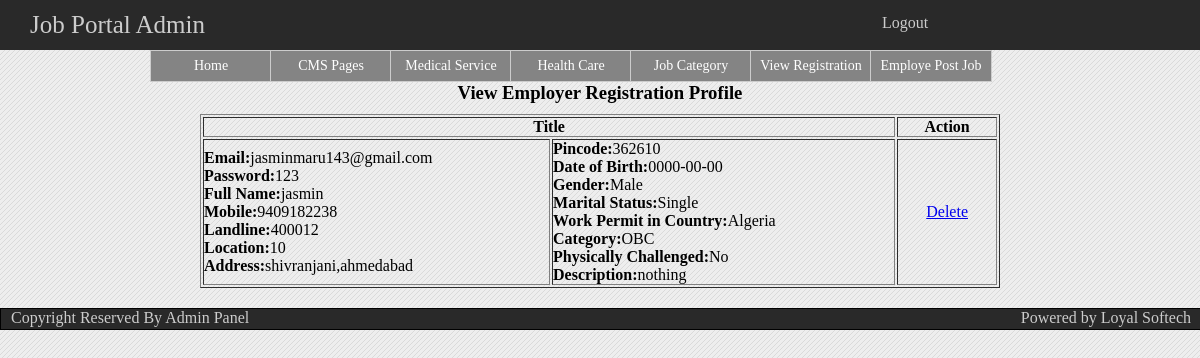
The app's page /admin/view_job_seeker_registration.php with its own data.
### tables this page shows
CREATE TABLE IF NOT EXISTS `user` (
  `uid` int(10) NOT NULL AUTO_INCREMENT,
  `email` varchar(255) NOT NULL,
  `password` varchar(255) NOT NULL,
  `full_name` varchar(255) NOT NULL,
  `mobile` varchar(255) NOT NULL,
  `landline` varchar(255) NOT NULL,
  `country` varchar(255) NOT NULL,
  `location` varchar(255) NOT NULL,
  `address` varchar(255) NOT NULL,
  `pincode` int(11) NOT NULL,
  `date_of_birth` date NOT NULL,
  `gender` varchar(255) NOT NULL,
  `marital_status` varchar(255) NOT NULL,
  `physically_challenged` varchar(255) NOT NULL DEFAULT '0',
  `category` varchar(255) NOT NULL,
  `description` varchar(255) NOT NULL,
  PRIMARY KEY (`uid`)
);

CREATE TABLE IF NOT EXISTS `country` (
  `country_id` int(11) NOT NULL AUTO_INCREMENT,
  `country_name` varchar(100) NOT NULL,
  PRIMARY KEY (`country_id`)
);

### admin/view_job_seeker_registration.php (called while the page is built, shortened)
<?php
include(MODEL.'registration_Class.php');
include(MODEL.'country_Class.php');
	$objjob_seeker_registration = new registration();
	$viewdata = $objjob_seeker_registration->select_job_seeker_profile();
	$objcountry = new Country();
include(ADVIEW .'view_job_seeker_registration.php');
?>

### admin/model/registration_Class.php (called while the page is built, shortened)
<?php
class registration{
	public function select_job_seeker_profile(){
		$query = "SELECT * FROM `user`";
		$result = mysql_query($query);
		if($result){
			return $result;
		}else{
			die('can not select'.mysql_error());
		}
	}
}
?>

### admin/view/view_job_seeker_registration.php (the view, shortened to what this page needs)
<!DOCTYPE html PUBLIC "-//W3C//DTD XHTML 1.0 Transitional//EN" "http://www.w3.org/TR/xhtml1/DTD/xhtml1-transitional.dtd">
<html xmlns="http://www.w3.org/1999/xhtml" xml:lang="en">
<head>
    <link rel="stylesheet" type="text/css" href="style/adminstyle.css"/>
</head>
    <body>
    	<?php include(ADDTEMPLATE.'admin_header.php');?>
		<?php include(ADDTEMPLATE.'admin_menu.php');?>
			<div class="login_container">
				<center>
					<form name="category" method="post">
						<center><h3><b>View Employer Registration Profile</b></h3></center>
						<table align="center" border="1" style="margin-top: 10px; width: 800px;">
							<tr>
								<th colspan="2">Title</th>
								<th>Action</th>
							</tr>
							<?php while($row = mysql_fetch_array($viewdata)){?>
							<tr>
								<td width="350px;">
									<ul>
										<li><b>Email:</b><?php echo $row['email'];?></li>
										<li><b>Password:</b><?php echo $row['password'];?></li>
										<li><b>Full Name:</b><?php echo $row['full_name'];?></li>
										<li><b>Mobile:</b><?php echo $row['mobile'];?></li>
										<li><b>Landline:</b><?php echo $row['landline'];?></li>
										<li><b>Location:</b><?php echo $row['location'];?></li>
										<li><b>Address:</b><?php echo $row['address'];?></li>
									</ul>
								</td>
								<td width="350px;">
									<ul>
										<li><b>Pincode:</b><?php echo $row['pincode'];?></li>
										<li><b>Date of Birth:</b><?php echo $row['date_of_birth'];?></li>
										<li><b>Gender:</b><?php echo $row['gender'];?></li>
										<li><b>Marital Status:</b><?php echo $row['marital_status'];?></li>
										<li><b>Work Permit in Country:</b><?php echo $objcountry->get_country_name($row['country']);?></li>
										<li><b>Category:</b><?php echo $row['category'];?></li>
										<li><b>Physically Challenged:</b><?php echo $row['physically_challenged'];?></li>
										<li><b>Description:</b><?php echo $row['description'];?></li>
									</ul>
								</td>
								<td width="100px;">
									<center>
										<a href="<?php echo $row['uid'];?>">Delete</a>
									</center>
								</td>
							</tr>
								<?php }?>
						</table>
					</form>
				</center>
			</div>
		<?php include(ADDTEMPLATE.'admin_footer.php');?>
    </body>
</html>

### admin/model/country_Class.php (shortened to what this page needs)
<?php
Class Country{
	public function get_country_name($id){
		$query = "SELECT * from `country` WHERE `country_id`='$id'";
		$result = mysql_query($query);
		if($result){
			$row = mysql_fetch_array($result);
			echo $row['country_name'];
		}else{
			die('can not select'. mysql_error());
		}
	 }
}
?>

### admin/style/adminstyle.css (style rules this page uses)
* { margin: 0; padding: 0; }
body { background: #eeeeee url(images/bg.jpg) top left repeat; font-family: 'MyriadWebProRegular'; margin-left: auto; margin-right:auto; height: auto; width: 100%; }
.login_container { float:left; height:auto; width:100%; }
form ul,li { list-style: none; }

### records on screen
user: email "jasminmaru143@gmail.com", password "123", full_name "jasmin", mobile "9409182238", landline "400012", location "10", address "shivranjani,ahmedabad", pincode "362610", date_of_birth "0000-00-00", gender "Male", marital_status "Single", country.country_name "Algeria", category "OBC", physically_challenged "No", description "nothing"
